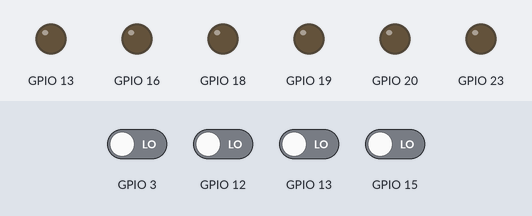
A program run on a simulated Raspberry Pi (BCM pin numbers). Parts: output pins drawn as LEDs (lit = HIGH). Inputs (shaded band) come from the test bench; at power-on: GPIO 3, GPIO 12, GPIO 13, GPIO 15 LOW. The clock reads 2024-03-15 10:24:30 at power-on unless the program sets it; files the program writes start out absent; what the program prints to the terminal is not drawn. At 0.1 s the program stops and its outputs stay as they are.

Above: at 0.1 s.
Timing chart, 0 to 1.6 s (numbered marks = the images above):
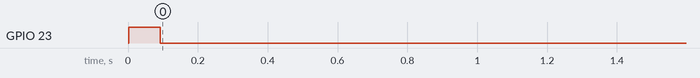

The program:

pmod_gpio_test.py
```python
# (licence header left out)
"""
pmod_gpio_test.py

PMOD GPIO loopback test for gpiochip0 (0xb0130000).

A test harness connects pairs of pins on the PMOD header:

  PMOD GPIO Test Header (2x6), front view
  +---+---+---+---+---+---+
  | A | B | C | D |GND|VCC|
  | | | | | | | | |   |   |
  | A | B | C | D |GND|VCC|
  +---+---+---+---+---+---+

Each pair is tested by driving one line as output and reading the
other as input, for both HIGH and LOW, then swapping direction.
This verifies every GPIO bit can both drive and receive.

Exit code:
  - 0 = all pass
  - >0 = number of failures
  - 77 = skip (must run as root)
"""

import os
import sys
import time

import gpiod

CHIP = "/dev/gpiochip0"

# PMOD mux (AXI GPIO @ 0xB0130000, == gpiochip0). Line 23 is the PMOD routing
# select (a2b_gpio_sel = ~gpio_o[23]); it must be driven high for the GPIO
# loopback pins to be routed to the header.
#
# NOTE: The mux line and the loopback pins are on the SAME AXI GPIO block. The
# Xilinx gpio driver keeps a software shadow of the data register and rewrites
# the whole word on every line drive, so nudging the bit outside the driver
# (e.g. via /dev/mem) does NOT survive: the first gpiod line drive wipes it back
# to the shadow value. We therefore drive the mux line through gpiod and HOLD
# the request for the whole test so it stays part of the driver shadow.
MUX_LINE = 23

V = gpiod.line.Value


def read_line(chip, line):
    """Read the current logic level of a line via gpiod (0 or 1)."""
    cfg = {(line,): gpiod.LineSettings(direction=gpiod.line.Direction.INPUT)}
    with gpiod.request_lines(chip, consumer="pmod-test", config=cfg) as req:
        return 1 if req.get_values([line])[0] == V.ACTIVE else 0


# Pairs: (label, line_top, line_bottom)
PAIRS = [
    ("A", 13, 19),
    ("B",  3, 16),
    ("C", 15, 20),
    ("D", 12, 18),
]


def test_drive(chip, label, drv_line, rd_line, drv_val, log):
    """Drive drv_line to drv_val, read rd_line. Return True if they match."""
    expected = V.ACTIVE if drv_val else V.INACTIVE
    config = {
        (drv_line,): gpiod.LineSettings(
            direction=gpiod.line.Direction.OUTPUT,
            output_value=expected,
        ),
        (rd_line,): gpiod.LineSettings(
            direction=gpiod.line.Direction.INPUT,
        ),
    }
    with gpiod.request_lines(chip, consumer="pmod-test", config=config) as req:
        time.sleep(0.005)
        actual = req.get_values([rd_line])[0]

    ok = actual == expected
    val_str = "HIGH" if drv_val else "LOW"
    log.write(f"  drive gp{drv_line}->{val_str}  read gp{rd_line}={actual.name}  "
              f"{'OK' if ok else 'FAIL'}\n")
    return ok


def main() -> int:
    if os.geteuid() != 0:
        print("SKIP (must run as root)")
        return 77

    os.makedirs("/tmp/output", exist_ok=True)
    timestamp = int(time.time())
    logfile = f"/tmp/output/pmod_test_{timestamp}.txt"

    with open(logfile, "w") as log:
        log.write("PMOD GPIO Loopback Test\n")
        log.write(f"Start time: {time.ctime()}\n")
        log.write(f"Chip: {CHIP}\n\n")

        total = 0
        pass_count = 0
        fail_count = 0
        pair_results = {}

        num_tests = len(PAIRS) * 4
        print("")
        print("PMOD GPIO Loopback Test")
        print("-----------------------")

        # This test needs the mux line high (GPIO mode) for the whole run. Read
        # its current state via gpiod, then HOLD it high through gpiod (see note
        # above) so the setting survives every subsequent line drive. The held
        # request is released (reverting the line) in the finally block.
        orig_bit = read_line(CHIP, MUX_LINE)
        if orig_bit:
            msg = f"PMOD mux line {MUX_LINE}: keeping mux set for GPIO"
        else:
            msg = f"PMOD mux line {MUX_LINE}: modifying mux from I2S->GPIO"
        print(msg)
        log.write(msg + "\n\n")

        mux_cfg = {
            (MUX_LINE,): gpiod.LineSettings(
                direction=gpiod.line.Direction.OUTPUT,
                output_value=V.ACTIVE,
            ),
        }
        mux_req = gpiod.request_lines(CHIP, consumer="pmod-test-mux",
                                      config=mux_cfg)
        try:
            for label, top, bot in PAIRS:
                pair_ok = True
                log.write(f"Pair {label}: gp{top} <-> gp{bot}\n")

                for drv, rd, direction in [
                    (top, bot, "top->bot"),
                    (bot, top, "bot->top"),
                ]:
                    for val in [1, 0]:
                        total += 1
                        val_str = "HIGH" if val else "LOW"
                        desc = f"Pair {label} {direction} {val_str}"

                        ok = test_drive(CHIP, label, drv, rd, val, log)
                        if ok:
                            log.write(f"ok {total} {desc}\n")
                            pass_count += 1
                        else:
                            log.write(f"not ok {total} {desc}\n")
                            fail_count += 1
                            pair_ok = False

                pair_result = "PASS" if pair_ok else "**FAIL**"
                print(f"Pair {label} - {pair_result}")
                pair_results[label] = pair_ok
                log.write("\n")
        finally:
            # Revert the mux line to its original level, then release it.
            mux_req.set_values(
                {MUX_LINE: (V.ACTIVE if orig_bit else V.INACTIVE)})
            mux_req.release()
            if orig_bit:
                rmsg = f"PMOD mux line {MUX_LINE}: leaving mux set for GPIO"
            else:
                rmsg = f"PMOD mux line {MUX_LINE}: reverting mux from GPIO->I2S"
            print(rmsg)
            log.write(rmsg + "\n")

        # ASCII art summary
        def link(label):
            return "|" if pair_results.get(label, False) else "X"

        art = (
            "\n"
            "  PMOD GPIO Test Header\n"
            "  +---+---+---+---+---+---+\n"
            "  | A | B | C | D |GND|VCC|\n"
            f"  | {link('A')} | {link('B')} | {link('C')} | {link('D')} |   |   |\n"
            "  | A | B | C | D |GND|VCC|\n"
            "  +---+---+---+---+---+---+\n"
        )

        print(art)
        log.write(art)

        log.write(f"Pass={pass_count}\n")
        log.write(f"Fail={fail_count}\n")

    pairs_pass = sum(1 for v in pair_results.values() if v)
    pairs_fail = sum(1 for v in pair_results.values() if not v)

    print(f"Pass : {pairs_pass}")
    print(f"Fail : {pairs_fail}")
    print(f"Log  : {logfile}")
    print("")

    if pairs_fail:
        hint = ("Please ensure the PMOD test harness is correctly installed "
                "in the IO board")
        print(hint)

    outcome = "PASS" if pairs_fail == 0 else "FAIL"
    print(f"=================== test: PMOD GPIO Loopback Test  outcome: {outcome} ==================")

    return pairs_fail


if __name__ == "__main__":
    sys.exit(main())
```

Measured:
- by itself, GPIO 23: LOW → HIGH at 0.00 s, → LOW 0.09 s later
